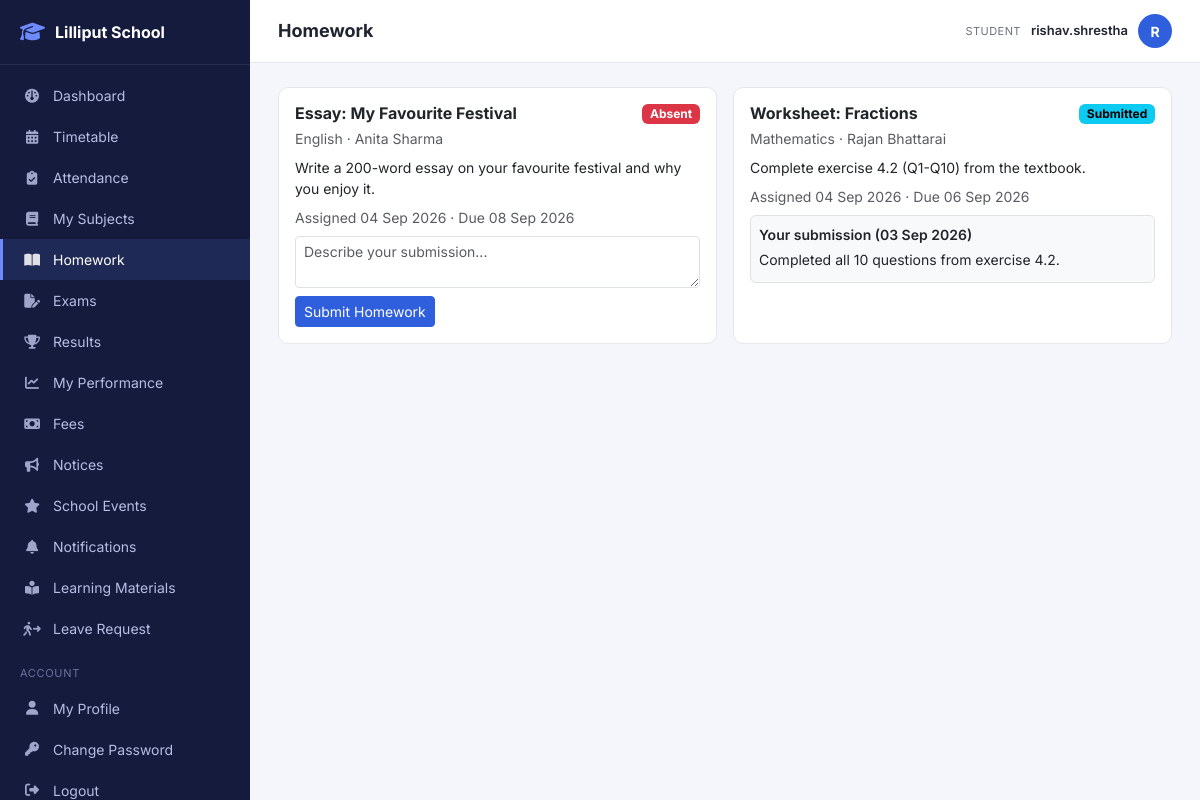
The app's page /student/homework.php (signed in) with its own data.
### tables this page shows
CREATE TABLE homework (
    id INT AUTO_INCREMENT PRIMARY KEY,
    class_section_id INT NOT NULL,
    subject_id INT NOT NULL,
    teacher_id INT NOT NULL,
    title VARCHAR(150) NOT NULL,
    description TEXT NULL,
    due_date DATE NOT NULL,
    attachment VARCHAR(255) NULL,
    created_at DATETIME NOT NULL DEFAULT CURRENT_TIMESTAMP,
    FOREIGN KEY (class_section_id) REFERENCES class_sections(id) ON DELETE CASCADE,
    FOREIGN KEY (subject_id) REFERENCES subjects(id) ON DELETE CASCADE,
    FOREIGN KEY (teacher_id) REFERENCES teachers(id) ON DELETE CASCADE
);

CREATE TABLE subjects (
    id INT AUTO_INCREMENT PRIMARY KEY,
    name VARCHAR(80) NOT NULL,
    code VARCHAR(20) NOT NULL UNIQUE,
    description VARCHAR(255) NULL,
    status ENUM('active','inactive') NOT NULL DEFAULT 'active'
);

CREATE TABLE homework_submissions (
    id INT AUTO_INCREMENT PRIMARY KEY,
    homework_id INT NOT NULL,
    student_id INT NOT NULL,
    submission_text TEXT NULL,
    attachment VARCHAR(255) NULL,
    submitted_at DATETIME NOT NULL DEFAULT CURRENT_TIMESTAMP,
    status ENUM('submitted','late','checked') NOT NULL DEFAULT 'submitted',
    marks_obtained DECIMAL(6,2) NULL,
    teacher_remarks VARCHAR(255) NULL,
    checked_at DATETIME NULL,
    UNIQUE KEY uq_homework_student (homework_id, student_id),
    FOREIGN KEY (homework_id) REFERENCES homework(id) ON DELETE CASCADE,
    FOREIGN KEY (student_id) REFERENCES students(id) ON DELETE CASCADE
);

### student/homework.php (the view, shortened to what this page needs)
<?php
$student = require_student_profile();
$db = Database::connection();
$csId = $student['enrollment']['class_section_id'] ?? null;
$homework = [];
if ($csId) {
    $stmt = $db->prepare("
        SELECT h.*, subj.name AS subject_name, CONCAT(t.first_name,' ',t.last_name) AS teacher_name,
            hs.status AS sub_status, hs.submission_text, hs.submitted_at, hs.marks_obtained, hs.teacher_remarks
        FROM homework h
        JOIN subjects subj ON subj.id = h.subject_id
        JOIN teachers t ON t.id = h.teacher_id
        LEFT JOIN homework_submissions hs ON hs.homework_id = h.id AND hs.student_id = :s
        WHERE h.class_section_id = :cs
        ORDER BY h.due_date DESC
    ");
    $stmt->execute(['s' => $student['id'], 'cs' => $csId]);
    $homework = $stmt->fetchAll();
}
include __DIR__ . '/../includes/layout_start.php';
?>
<div class="row g-3">
    <?php foreach ($homework as $h): $status = $h['sub_status'] ?: 'pending'; $overdue = !$h['sub_status'] && strtotime(date('Y-m-d')) > strtotime($h['due_date']); ?>
        <div class="col-md-6">
            <div class="card h-100">
                <div class="card-body">
                    <div class="d-flex justify-content-between align-items-start mb-1">
                        <h6 class="fw-bold mb-0"><?= e($h['title']) ?></h6>
                        <?= status_badge($overdue ? 'absent' : $status) ?>
                    </div>
                    <div class="small text-muted mb-2"><?= e($h['subject_name']) ?> &middot; <?= e($h['teacher_name']) ?></div>
                    <p class="small mb-2"><?= nl2br(e($h['description'] ?? '')) ?></p>
                    <div class="small text-muted mb-2">
                        Assigned <?= format_date($h['created_at']) ?> &middot; Due <?= format_date($h['due_date']) ?>
                    </div>
                    <?php if ($h['sub_status']): ?>
                        <div class="border rounded p-2 bg-light">
                            <div class="small fw-semibold mb-1">Your submission (<?= format_date($h['submitted_at']) ?>)</div>
                            <div class="small mb-1"><?= nl2br(e($h['submission_text'])) ?></div>
                        </div>
                    <?php else: ?>
                        <form method="post" class="mt-2">
                            <textarea name="submission_text" class="form-control form-control-sm mb-2" rows="2" placeholder="Describe your submission..." required></textarea>
                            <button type="submit" name="submit_homework" value="1" class="btn btn-sm btn-primary">Submit Homework</button>
                        </form>
                    <?php endif; ?>
                </div>
            </div>
        </div>
    <?php endforeach; ?>
</div>
<?php include __DIR__ . '/../includes/layout_end.php'; ?>

### core/helpers.php (shortened to what this page needs)
<?php
function e(?string $value): string
{
    return htmlspecialchars((string)($value ?? ''), ENT_QUOTES, 'UTF-8');
}
function format_date(?string $date, string $fmt = 'd M Y'): string
{
    $d = DateTime::createFromFormat('Y-m-d', substr($date, 0, 10));
    return $d ? $d->format($fmt) : $date;
}
function status_badge(string $status): string
{
    $map = [
        'active' => 'success', 'present' => 'success', 'paid' => 'success', 'pass' => 'success',
        'inactive' => 'secondary', 'left' => 'secondary',
        'absent' => 'danger', 'unpaid' => 'danger', 'fail' => 'danger',
        'late' => 'warning', 'partial' => 'warning', 'pending' => 'warning',
        'transferred' => 'info', 'graduated' => 'primary',
        'submitted' => 'info', 'checked' => 'primary',
        'approved' => 'success', 'rejected' => 'danger',
        'upcoming' => 'info', 'ongoing' => 'warning', 'completed' => 'secondary', 'result_published' => 'success',
    ];
    $color = $map[$status] ?? 'secondary';
    return '<span class="badge text-bg-' . $color . '">' . e(ucfirst($status)) . '</span>';
}

### assets/css/style.css (style rules this page uses)
:root { --sidebar-width: 250px; --brand-color: #2f5fdc; --brand-color-dark: #1e3fa0; --bg-soft: #f4f6fb; --text-muted: #6b7280; --border-color: #e5e7eb; --radius: 10px; }
* { box-sizing: border-box; }
body { font-family: 'Inter', -apple-system, BlinkMacSystemFont, sans-serif; background: var(--bg-soft); color: #1f2430; margin: 0; }
.card { border: 1px solid var(--border-color); border-radius: var(--radius); }
.btn-primary { background: var(--brand-color); border-color: var(--brand-color); }

### records on screen
homework: title "Essay: My Favourite Festival", subject.name "English", teacher_name "Anita Sharma", description "Write a 200-word essay on your favourite festival and why you enjoy it.", created_at "04 Sep 2026", due_date "08 Sep 2026"
homework: title "Worksheet: Fractions", homework_submissions.status "Submitted", subject.name "Mathematics", teacher_name "Rajan Bhattarai", description "Complete exercise 4.2 (Q1-Q10) from the textbook.", created_at "04 Sep 2026", due_date "06 Sep 2026", homework_submissions.submitted_at "03 Sep 2026", homework_submissions.submission_text "Completed all 10 questions from exercise 4.2."

### other values on screen
$label "Dashboard Timetable Attendance My Subjects Homework Exams Results My Performance Fees Notices School Events Notifications Learning Materials Leave Request My Profile Change Password"
$pageTitle "Homework"
role_label(Auth::role()) "STUDENT"
Auth::username() "rishav.shrestha"
substr(Auth::username(), 0, 1) "R"
